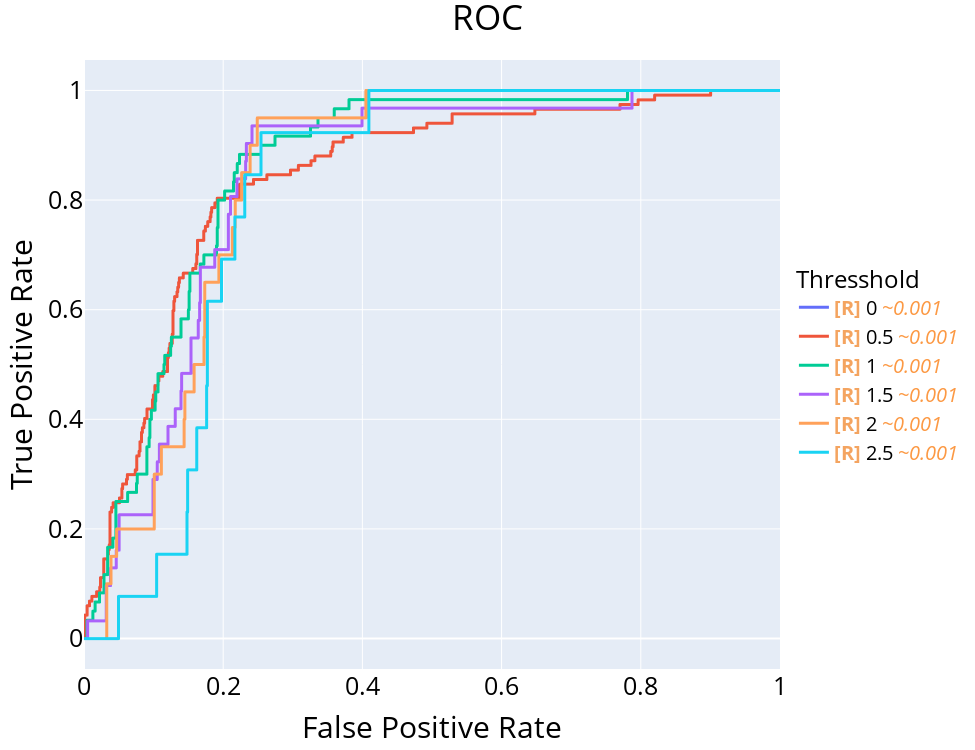

The notebook cell this image was saved under:
### Code cell
import plotly.express as px
pd_to_plot = pd_all_roc.stack(level=0).reset_index(1)

fig = px.line(pd_to_plot, x="FPR", y="TPR", color='level_1', line_shape="hv")
fig.update_layout(
    font_color="blue",
    title_font_color="red",
    legend_title_font_color="Black",
    showlegend=True,
    autosize=False,
    width=1300 * 0.75,
    height=1000* 0.75,

)
fig.update_layout(
    title="ROC", title_x=0.5,
    xaxis_title="False Positive Rate",
    yaxis_title="True Positive Rate",
    font=dict(
        size=18,
        color="Black"
    )
)

fig.update_traces(line=dict(width=3))
fig.update_layout(legend_title_text="Thresshold")
fig.update_layout(legend=dict(y=0.5, font_size=20))
fig.update_layout(
    font=dict(
        size=25,
        color="Black"
    )
)
fig.show()
fig.write_image("../images/roc_prec_hours.png")

### Figure 1 — Plotly figure (JSON) as saved in the notebook; plotly's stock layout.template omitted (floating-point values rounded to 4 significant figures; data arrays with more than 128 entries replaced by an {"elided": "..."} marker saying what was removed)
{"data": [{"hovertemplate": "level_1=0<br>fpr=%{x}<br>tpr=%{y}<extra></extra>", "legendgroup": "0", "line": {"color": "#636efa", "dash": "solid", "shape": "hv", "width": 3}, "marker": {"symbol": "circle"}, "mode": "lines", "name": "<b style=\"color:sandybrown\">[R]</b> 0 <i style=\"color:#fc9944\">~0.001</i>", "showlegend": true, "type": "scattergl", "uid": "ed7bfb4b-4384-4570-b865-807bdf74724b", "x": {"elided": "1000 float values"}, "xaxis": "x", "y": {"elided": "1000 float values"}, "yaxis": "y"}, {"hovertemplate": "level_1=0.5<br>fpr=%{x}<br>tpr=%{y}<extra></extra>", "legendgroup": "0.5", "line": {"color": "#EF553B", "dash": "solid", "shape": "hv", "width": 3}, "marker": {"symbol": "circle"}, "mode": "lines", "name": "<b style=\"color:sandybrown\">[R]</b> 0.5 <i style=\"color:#fc9944\">~0.001</i>", "showlegend": true, "type": "scattergl", "uid": "56e06cbf-73f3-42fb-bd26-5c8ce2a6cb11", "x": {"elided": "1000 float values"}, "xaxis": "x", "y": {"elided": "1000 float values"}, "yaxis": "y"}, {"hovertemplate": "level_1=1<br>fpr=%{x}<br>tpr=%{y}<extra></extra>", "legendgroup": "1", "line": {"color": "#00cc96", "dash": "solid", "shape": "hv", "width": 3}, "marker": {"symbol": "circle"}, "mode": "lines", "name": "<b style=\"color:sandybrown\">[R]</b> 1 <i style=\"color:#fc9944\">~0.001</i>", "showlegend": true, "type": "scattergl", "uid": "dcffbdcf-d47e-48d7-9dfc-dc0a52177700", "x": {"elided": "1000 float values"}, "xaxis": "x", "y": {"elided": "1000 float values"}, "yaxis": "y"}, {"hovertemplate": "level_1=1.5<br>fpr=%{x}<br>tpr=%{y}<extra></extra>", "legendgroup": "1.5", "line": {"color": "#ab63fa", "dash": "solid", "shape": "hv", "width": 3}, "marker": {"symbol": "circle"}, "mode": "lines", "name": "<b style=\"color:sandybrown\">[R]</b> 1.5 <i style=\"color:#fc9944\">~0.001</i>", "showlegend": true, "type": "scattergl", "uid": "8b162e24-b1be-4258-9862-2859374c74c5", "x": {"elided": "1000 float values"}, "xaxis": "x", "y": {"elided": "1000 float values"}, "yaxis": "y"}, {"hovertemplate": "level_1=2<br>fpr=%{x}<br>tpr=%{y}<extra></extra>", "legendgroup": "2", "line": {"color": "#FFA15A", "dash": "solid", "shape": "hv", "width": 3}, "marker": {"symbol": "circle"}, "mode": "lines", "name": "<b style=\"color:sandybrown\">[R]</b> 2 <i style=\"color:#fc9944\">~0.001</i>", "showlegend": true, "type": "scattergl", "uid": "585023a5-0eb6-410f-94fd-2517158d6140", "x": {"elided": "1000 float values"}, "xaxis": "x", "y": {"elided": "1000 float values"}, "yaxis": "y"}, {"hovertemplate": "level_1=2.5<br>fpr=%{x}<br>tpr=%{y}<extra></extra>", "legendgroup": "2.5", "line": {"color": "#19d3f3", "dash": "solid", "shape": "hv", "width": 3}, "marker": {"symbol": "circle"}, "mode": "lines", "name": "<b style=\"color:sandybrown\">[R]</b> 2.5 <i style=\"color:#fc9944\">~0.001</i>", "showlegend": true, "type": "scattergl", "uid": "4d4b6fb3-1f3c-4339-b30e-a9bcffeaf86c", "x": {"elided": "1000 float values"}, "xaxis": "x", "y": {"elided": "1000 float values"}, "yaxis": "y"}], "layout": {"autosize": false, "font": {"color": "Black", "size": 25}, "height": 750, "legend": {"font": {"size": 20}, "title": {"font": {"color": "Black"}, "text": "Thresshold"}, "tracegroupgap": 0, "x": 1.02, "y": 0.5}, "margin": {"t": 60}, "showlegend": true, "title": {"text": "ROC", "x": 0.5}, "width": 975, "xaxis": {"anchor": "y", "autorange": true, "domain": [0, 1], "range": [0, 1], "title": {"text": "False Positive Rate"}, "type": "linear"}, "yaxis": {"anchor": "x", "autorange": true, "domain": [0, 1], "range": [-0.05556, 1.056], "title": {"text": "True Positive Rate"}, "type": "linear"}}}
